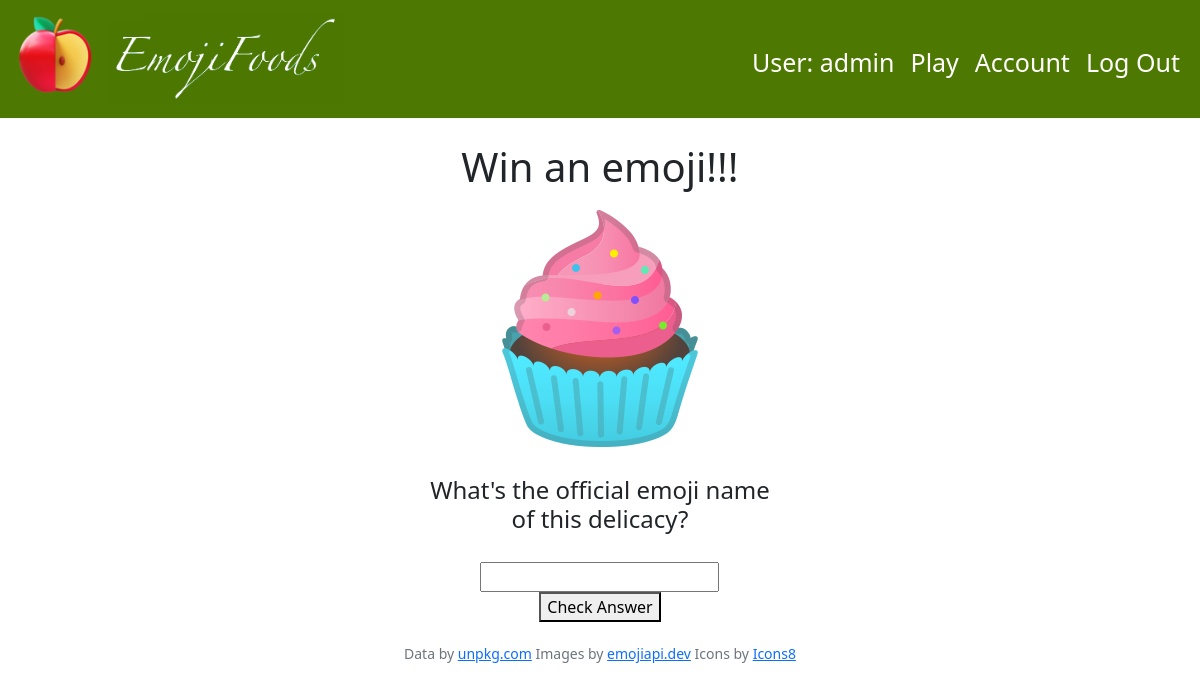
The page /play (signed in) on the database its author committed.
### tables this page shows
CREATE TABLE users (
user_id INTEGER PRIMARY KEY,
username TEXT UNIQUE,
password TEXT
);

CREATE TABLE emojis (emoji_id INTEGER PRIMARY KEY, codes TEXT,    name TEXT, img_name TEXT, char TEXT, subgroup TEXT);

### app.py (the view)
@app.route("/play")
@login_required
def play():
    user_id = session["user_id"]
    username = db.execute("SELECT username FROM users WHERE user_id = ?", user_id)[0]["username"]
    random_emoji = db.execute("SELECT name, img_name FROM emojis ORDER BY RANDOM() LIMIT 1")[0]
    emoji_name = random_emoji["name"]
    emoji_img = random_emoji["img_name"]
    return render_template("play.html", username=username, emoji_name=emoji_name, emoji_img=emoji_img)

### app.py (called while the page is built)
@app.after_request
def after_request(response):
    response.headers["Cache-Control"] = "no-cache, no-store, must-revalidate"
    response.headers["Expires"] = 0
    response.headers["Pragma"] = "no-cache"
    return response

### helpers.py (called while the page is built)
def login_required(f):
    @wraps(f)
    def decorated_function(*args, **kwargs):
        if session.get("user_id") is None:
            return redirect("/login")
        return f(*args, **kwargs)
    return decorated_function

### templates/play.html (shortened to what this page needs)
{% extends "layout.html" %}
{% block main %}
    <div class="game-container">
        <div class="promo-container">
            <h1 id="win-emoji">Win an emoji!!!</h1>
        </div>
        <div class="question-container">
            <img id="winemoji-img" src="/static/images_food/{{ emoji_img }}" alt="emoji_img">
            <h4>What's the official emoji name of this delicacy?</h4>
        </div>
        <div class="answer-container">
            <input type="text"></input>
            <button id="check">Check Answer</button>
        </div>
    </div>
{% endblock %}

### templates/layout.html (shortened to what this page needs)
<!DOCTYPE html>
<html lang="en">
    <head>
        <link href="https://cdn.jsdelivr.net/npm/bootstrap@5.1.3/dist/css/bootstrap.min.css" rel="stylesheet">
        <link href="/static/styles.css" rel="stylesheet">
    </head>
    <body>
        <nav class="navbar navbar-expand-md navbar-light" id="signer">
            <div class="container-fluid">
                <a class="navbar-brand" href="/">
                    <img id="emojiimage"src="/static/images_design/apple.png">
                    <img id="emojisign" src="/static/images_design/emojifoods.png">
                </a>
                <div class="collapse navbar-collapse" id="navbar">
                    {% if session["user_id"] %}
                        <ul class="navbar-nav ms-auto mt-2">
                            <li class="nav-item"><a class="nav-link">User: {{ username }}</a></li>
                            <li class="nav-item"><a class="nav-link" href="/play">Play</a></li>
                            <li class="nav-item"><a class="nav-link" href="/account">Account</a></li>
                            <li class="nav-item"><a class="nav-link" href="/logout">Log Out</a></li>
                        </ul>
                    {% else %}
                        <ul class="navbar-nav ms-auto mt-2">
                            <li class="nav-item"><a class="nav-link" href="/register">Register</a></li>
                            <li class="nav-item"><a class="nav-link" href="/login">Log In</a></li>
                        </ul>
                    {% endif %}
                </div>
            </div>
        </nav>
        <main>
            <div class="container-fluid pt-2">
                {% block main %}{% endblock %}
            </div>
        </main>
        <footer class="mb-5 small text-center text-muted">
            Data by <a href="https://unpkg.com/emoji.json@14.0.0/emoji.json">unpkg.com</a>
            Images by <a href="https://emojiapi.dev/">emojiapi.dev</a>
            Icons by <a target="_blank" href="https://icons8.com">Icons8</a>
        </footer>
    </body>
</html>

### static/styles.css (style rules this page uses)
#navbar .nav-link { font-size: 25px; color: #FFFFFF; }
nav .navbar-brand { font-size: xx-large; }
#signer { background-color: #4D7902; }
#emojiimage { width: 13%; object-fit: cover; }
#emojisign { width: 35%; object-fit: cover; }
.container-fluid { margin-right: auto; margin-left: auto; }
.game-container { width:30%; margin: auto; }
.promo-container { margin-top: 5%; text-align: center; }
.question-container { text-align: center; margin-bottom: 4%; }
#winemoji-img { margin-bottom: 6%; }
.answer-container { margin-top: 8%; margin-bottom: 6%; text-align: center; }

### rows shown on the page
users: username "admin"
emojis: img_name (picture)
